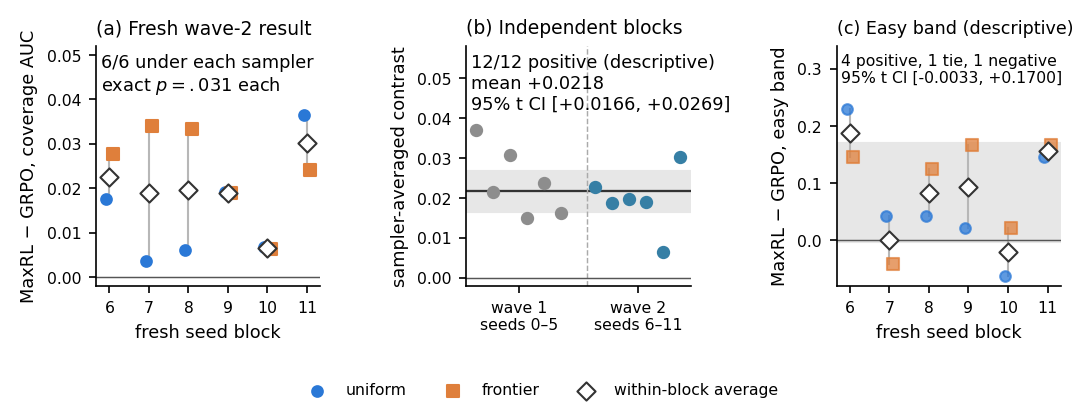

Source code (Python):
#!/usr/bin/env python3
"""Render the independent-block maze factorial summary used in the compact paper.

The plotted values come only from ``block_reanalysis.json``.  Uniform and
frontier contrasts are repeated observations inside a seed/warmstart block;
the open diamond is their within-block average and is the independent unit for
intervals and cross-wave counts.
"""

from __future__ import annotations

import json
from pathlib import Path

import matplotlib

matplotlib.use("Agg")
import matplotlib.pyplot as plt
import numpy as np


HERE = Path(__file__).resolve().parent
INPUT = HERE.parent.parent / "curriculum_maxrl" / "maze_gpu_factorial" / "block_reanalysis.json"

BLUE = "#2a78d6"
ORANGE = "#df7f3b"
GRAY = "#8d8d8d"
LIGHT_GRAY = "#e7e7e7"

plt.rcParams.update(
    {
        "font.size": 8.5,
        "axes.titlesize": 9,
        "axes.labelsize": 8.5,
        "xtick.labelsize": 7.5,
        "ytick.labelsize": 7.5,
        "legend.fontsize": 7.5,
        "axes.spines.top": False,
        "axes.spines.right": False,
        "axes.linewidth": 0.8,
        "pdf.fonttype": 42,
        "ps.fonttype": 42,
    }
)


def _counts(values: np.ndarray, tol: float = 1e-12) -> tuple[int, int, int]:
    return (
        int(np.sum(values > tol)),
        int(np.sum(np.abs(values) <= tol)),
        int(np.sum(values < -tol)),
    )


def main() -> None:
    data = json.loads(INPUT.read_text())
    wave2 = data["waves"]["wave2"]
    blocks = wave2["blocks"]
    assert [row["seed"] for row in blocks] == list(range(6, 12))
    assert data["independent_unit"].startswith("seed/warmstart block")

    seeds = np.asarray([row["seed"] for row in blocks])
    cov_uniform = np.asarray(
        [row["cov_auc_maxrl_minus_grpo"]["uniform"] for row in blocks]
    )
    cov_frontier = np.asarray(
        [row["cov_auc_maxrl_minus_grpo"]["frontier_un"] for row in blocks]
    )
    cov_average = np.asarray([row["cov_auc_sampler_average"] for row in blocks])
    easy_uniform = np.asarray(
        [row["easy_band_maxrl_minus_grpo"]["uniform"] for row in blocks]
    )
    easy_frontier = np.asarray(
        [row["easy_band_maxrl_minus_grpo"]["frontier_un"] for row in blocks]
    )
    easy_average = np.asarray([row["easy_band_sampler_average"] for row in blocks])

    registered = data["registered_wave2_readout"]
    assert registered["P-F2"]["uniform_positive"] == 6
    assert registered["P-F2"]["frontier_un_positive"] == 6
    assert np.allclose(cov_average, (cov_uniform + cov_frontier) / 2)
    assert np.allclose(easy_average, (easy_uniform + easy_frontier) / 2)
    assert _counts(easy_average) == (4, 1, 1)

    all_cov = np.asarray(data["cross_wave_exploratory"]["cov_auc"]["values"])
    assert len(all_cov) == 12 and _counts(all_cov) == (12, 0, 0)
    all_mean = data["cross_wave_exploratory"]["cov_auc"]["mean"]
    all_ci = data["cross_wave_exploratory"]["cov_auc"]["ci95_t"]
    easy_ci = registered["P-F3"]["block_level_easy_band"]["ci95_t"]

    fig, axes = plt.subplots(1, 3, figsize=(7.2, 2.75))

    ax = axes[0]
    for x, a, b in zip(seeds, cov_uniform, cov_frontier):
        ax.plot([x, x], [a, b], color="#b7b7b7", lw=1, zorder=1)
    ax.scatter(seeds - 0.08, cov_uniform, s=26, color=BLUE, label="uniform", zorder=3)
    ax.scatter(
        seeds + 0.08,
        cov_frontier,
        s=28,
        color=ORANGE,
        marker="s",
        label="frontier",
        zorder=3,
    )
    ax.scatter(
        seeds,
        cov_average,
        s=38,
        facecolor="white",
        edgecolor="#333333",
        marker="D",
        linewidth=1,
        label="within-block average",
        zorder=4,
    )
    ax.axhline(0, color="#555555", lw=0.7)
    ax.set_title("(a) Fresh wave-2 result", loc="left")
    ax.set_xlabel("fresh seed block")
    ax.set_ylabel("MaxRL − GRPO, coverage AUC")
    ax.set_xticks(seeds)
    ax.set_ylim(-0.002, 0.052)
    ax.text(
        0.02,
        0.97,
        "6/6 under each sampler\nexact $p=.031$ each",
        transform=ax.transAxes,
        va="top",
    )

    ax = axes[1]
    xs = np.r_[np.arange(6), np.arange(7, 13)]
    ax.axhspan(all_ci[0], all_ci[1], color=LIGHT_GRAY, zorder=0)
    ax.axhline(all_mean, color="#333333", lw=1.1, zorder=1)
    ax.axvline(6.5, color="#aaaaaa", lw=0.7, ls="--")
    ax.scatter(xs[:6], all_cov[:6], s=29, color=GRAY, zorder=3)
    ax.scatter(xs[6:], all_cov[6:], s=29, color="#367fa5", zorder=3)
    ax.axhline(0, color="#555555", lw=0.7)
    ax.set_title("(b) Independent blocks", loc="left")
    ax.set_ylabel("sampler-averaged contrast")
    ax.set_xticks([2.5, 9.5], ["wave 1\nseeds 0–5", "wave 2\nseeds 6–11"])
    ax.set_xlim(-0.6, 12.6)
    ax.set_ylim(-0.002, 0.058)
    ax.text(
        0.02,
        0.97,
        f"12/12 positive (descriptive)\nmean +{all_mean:.4f}\n"
        f"95% t CI [{all_ci[0]:+.4f}, {all_ci[1]:+.4f}]",
        transform=ax.transAxes,
        va="top",
    )

    ax = axes[2]
    for x, a, b in zip(seeds, easy_uniform, easy_frontier):
        ax.plot([x, x], [a, b], color="#b7b7b7", lw=1, zorder=1)
    ax.scatter(seeds - 0.08, easy_uniform, s=26, color=BLUE, alpha=0.75, zorder=3)
    ax.scatter(
        seeds + 0.08,
        easy_frontier,
        s=28,
        color=ORANGE,
        alpha=0.75,
        marker="s",
        zorder=3,
    )
    ax.scatter(
        seeds,
        easy_average,
        s=38,
        facecolor="white",
        edgecolor="#333333",
        marker="D",
        linewidth=1,
        zorder=4,
    )
    ax.axhspan(easy_ci[0], easy_ci[1], color=LIGHT_GRAY, zorder=0)
    ax.axhline(0, color="#555555", lw=0.7)
    ax.set_title("(c) Easy band (descriptive)", loc="left", fontsize=8.4)
    ax.set_xlabel("fresh seed block")
    ax.set_ylabel("MaxRL − GRPO, easy band")
    ax.set_xticks(seeds)
    ax.set_ylim(-0.08, 0.34)
    ax.text(
        0.02,
        0.97,
        f"4 positive, 1 tie, 1 negative\n"
        f"95% t CI [{easy_ci[0]:+.4f}, {easy_ci[1]:+.4f}]",
        transform=ax.transAxes,
        va="top",
        fontsize=7.5,
    )

    handles, labels = axes[0].get_legend_handles_labels()
    fig.legend(handles, labels, loc="lower center", ncol=3, frameon=False)
    fig.tight_layout(rect=(0, 0.12, 1, 1), w_pad=2.2)
    fig.savefig(HERE / "fig_maze_block_contrasts.pdf")
    fig.savefig(HERE / "fig_maze_block_contrasts.png", dpi=150)
    print("wrote fig_maze_block_contrasts.pdf / .png")


if __name__ == "__main__":
    main()
